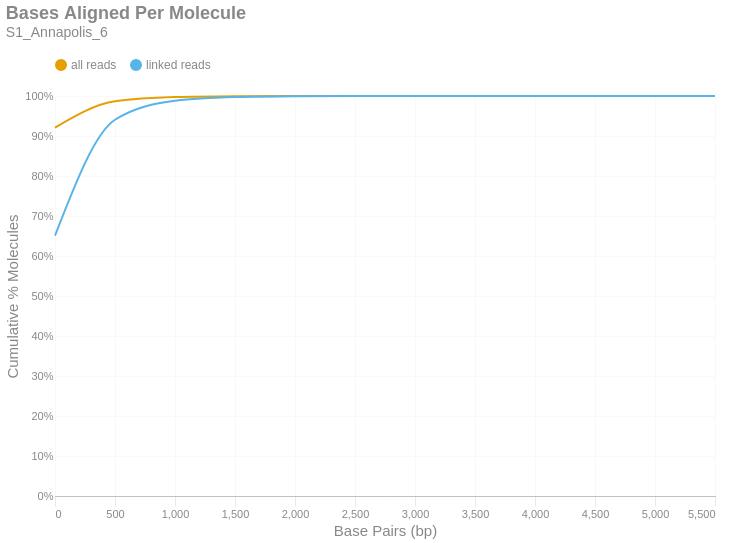

The cell this chart's notebook holds for it:
### Markdown cell above
### Bases Aligned Per Molecule
This is a cumulative frequency distribution showing the number of base pairs aligned per unique molecule. These data are shown in 500 bp bins. There are two distributions: one with `all reads` (yellow) and another with only `linked reads` (blue). The percent of molecules in the `linked reads` distribution is relative to the total number of linked molecules.

### Code cell
if SKIPLR:
    print_html(f"Skipped")
else:
    binned_df = consolidated_hist(valids['aligned_bp'], mask, 500, True)
    with SafeRender(binned_df):
        (
            density_plot(binned_df, 'Bases Aligned Per Molecule', samplename, 'basesper')
            .encode(
                x=alt.X('bin:Q', title="Base Pairs (bp)").axis(tickMinStep=500).scale(padding=0),
                y=alt.Y('value:Q', title='Cumulative % Molecules')
                    .axis(format='%')
                    .scale(domain = [0,1])
                    .stack(False),
                color=alt.Color("key:N").scale(domain = ["all reads", "linked reads"]),
                tooltip = [
                    alt.Tooltip("key:N", title = "Data Type"),
                    alt.Tooltip("range_label:N", title="Bases Aligned Per Molecule"),
                    alt.Tooltip("value:Q", format = ".2%", title="% Molecules (Cum.)")
                ]
            )
        ).display()

### Figure 1 — Vega-Lite specification as saved in the notebook (floating-point values rounded to 4 significant figures)
{"width": "container", "height": 400, "config": {"title": {"anchor": "start", "dy": -15, "fontSize": 18, "color": "#888888", "subtitleColor": "#888888", "subtitleFontSize": 14}, "arc": {"fill": "#0072B2"}, "axis": {"domainColor": "#888888", "domainWidth": 0.5, "gridWidth": 0.2, "grid": false, "titleFontWeight": 400, "titleFontSize": 15, "labelFontSize": 11, "labelColor": "#888888", "tickColor": "#888888", "tickWidth": 0.2, "titleColor": "#888888"}, "axisBand": {"grid": false}, "axisX": {"grid": true, "tickSize": 10, "domainCap": "round"}, "axisY": {"domain": false, "grid": true, "tickSize": 0, "domainCap": "round"}, "background": "transparent", "header": {"labelFontSize": 15, "labelColor": "#888888", "titleFontSize": 15, "titleFontWeight": 600, "titleColor": "#888888"}, "legend": {"labelFont": "sans-serif", "labelFontSize": 12, "labelColor": "#888888", "symbolSize": 100, "symbolType": "circle", "titleFontSize": 12, "titlePadding": 10, "titleColor": "#888888", "title": null, "orient": "top"}, "range": {"category": ["#E69F00", "#56B4E9", "#009E73", "#F0E442", "#0072B2", "#D55E00", "#CC79A7", "#000000"], "diverging": ["#cfe8f3", "#a2d4ec", "#73bfe2", "#46abdb", "#1696d2", "#12719e"]}, "area": {"fill": "#0072B2", "fillOpacity": 0.7, "line": true, "strokeOpacity": 0.7}, "line": {"color": "#0072B2", "stroke": "#0072B2", "strokeWidth": 2}, "trail": {"color": "#0072B2", "stroke": "#0072B2", "strokeWidth": 0, "size": 1}, "point": {"filled": true, "fillOpacity": 1.0, "size": 95}, "text": {"color": "#888888", "fontSize": 11, "align": "right", "fontWeight": 400, "size": 11}, "bar": {"fill": "#0072B2", "stroke": null}, "view": {"stroke": null, "continuousWidth": 660, "continuousHeight": 400}}, "data": {"name": "data-840a0a13f2a45e5131a7878a6ddec525"}, "mark": {"type": "line", "interpolate": "monotone", "point": {"opacity": 0, "size": 275}}, "encoding": {"color": {"field": "key", "scale": {"domain": ["all reads", "linked reads"]}, "type": "nominal"}, "tooltip": [{"field": "key", "title": "Data Type", "type": "nominal"}, {"field": "range_label", "title": "Bases Aligned Per Molecule", "type": "nominal"}, {"field": "value", "format": ".2%", "title": "% Molecules (Cum.)", "type": "quantitative"}], "x": {"axis": {"tickMinStep": 500}, "field": "bin", "scale": {"padding": 0}, "title": "Base Pairs (bp)", "type": "quantitative"}, "y": {"axis": {"format": "%"}, "field": "value", "scale": {"domain": [0, 1]}, "stack": false, "title": "Cumulative % Molecules", "type": "quantitative"}}, "params": [{"name": "param_c36ac31b6afebe62", "select": {"type": "point", "fields": ["key"]}, "bind": "legend"}], "title": {"text": "Bases Aligned Per Molecule", "subtitle": "S1_Annapolis_6"}, "transform": [{"fold": ["all reads (cumsum)", "linked reads (cumsum)"]}, {"calculate": "replace(datum.key, ' (cumsum)', '')", "as": "key"}, {"filter": {"param": "param_c36ac31b6afebe62"}}], "usermeta": {"embedOptions": {"downloadFileName": "S1_Annapolis_6.basesper"}}, "$schema": "https://vega.github.io/schema/vega-lite/v6.1.0.json", "datasets": {"data-840a0a13f2a45e5131a7878a6ddec525": [{"bin": "0.0", "interval": "0.0-500.0", "all reads": 0.921, "linked reads": 0.6508, "all reads (cumsum)": 0.921, "linked reads (cumsum)": 0.6508, "range_label": "0-499"}, {"bin": "500.0", "interval": "500.0-1000.0", "all reads": 0.06567, "linked reads": 0.2898, "all reads (cumsum)": 0.9867, "linked reads (cumsum)": 0.9406, "range_label": "500-999"}, {"bin": "1000.0", "interval": "1000.0-1500.0", "all reads": 0.01066, "linked reads": 0.04742, "all reads (cumsum)": 0.9973, "linked reads (cumsum)": 0.988, "range_label": "1000-1499"}, {"bin": "1500.0", "interval": "1500.0-2000.0", "all reads": 0.00209, "linked reads": 0.00931, "all reads (cumsum)": 0.9994, "linked reads (cumsum)": 0.9973, "range_label": "1500-1999"}, {"bin": "2000.0", "interval": "2000.0-2500.0", "all reads": 0.0004622, "linked reads": 0.002059, "all reads (cumsum)": 0.9999, "linked reads (cumsum)": 0.9994, "range_label": "2000-2499"}, {"bin": "2500.0", "interval": "2500.0-3000.0", "all reads": 9.797e-05, "linked reads": 0.0004365, "all reads (cumsum)": 1.0, "linked reads (cumsum)": 0.9998, "range_label": "2500-2999"}, {"bin": "3000.0", "interval": "3000.0-3500.0", "all reads": 2.579e-05, "linked reads": 0.0001149, "all reads (cumsum)": 1.0, "linked reads (cumsum)": 1.0, "range_label": "3000-3499"}, {"bin": "3500.0", "interval": "3500.0-4000.0", "all reads": 8.335e-06, "linked reads": 3.714e-05, "all reads (cumsum)": 1.0, "linked reads (cumsum)": 1.0, "range_label": "3500-3999"}, {"bin": "4000.0", "interval": "4000.0-4500.0", "all reads": 1.415e-06, "linked reads": 6.306e-06, "all reads (cumsum)": 1.0, "linked reads (cumsum)": 1.0, "range_label": "4000-4499"}, {"bin": "4500.0", "interval": "4500.0-5000.0", "all reads": 6.29e-07, "linked reads": 2.803e-06, "all reads (cumsum)": 1.0, "linked reads (cumsum)": 1.0, "range_label": "4500-4999"}, {"bin": "5000.0", "interval": "5000.0-5500.0", "all reads": 3.145e-07, "linked reads": 1.401e-06, "all reads (cumsum)": 1.0, "linked reads (cumsum)": 1.0, "range_label": "5000-5499"}, {"bin": "5500.0", "interval": "5500.0-6000.0", "all reads": 1.573e-07, "linked reads": 7.007e-07, "all reads (cumsum)": 1.0, "linked reads (cumsum)": 1.0, "range_label": "5500-5999"}]}}
